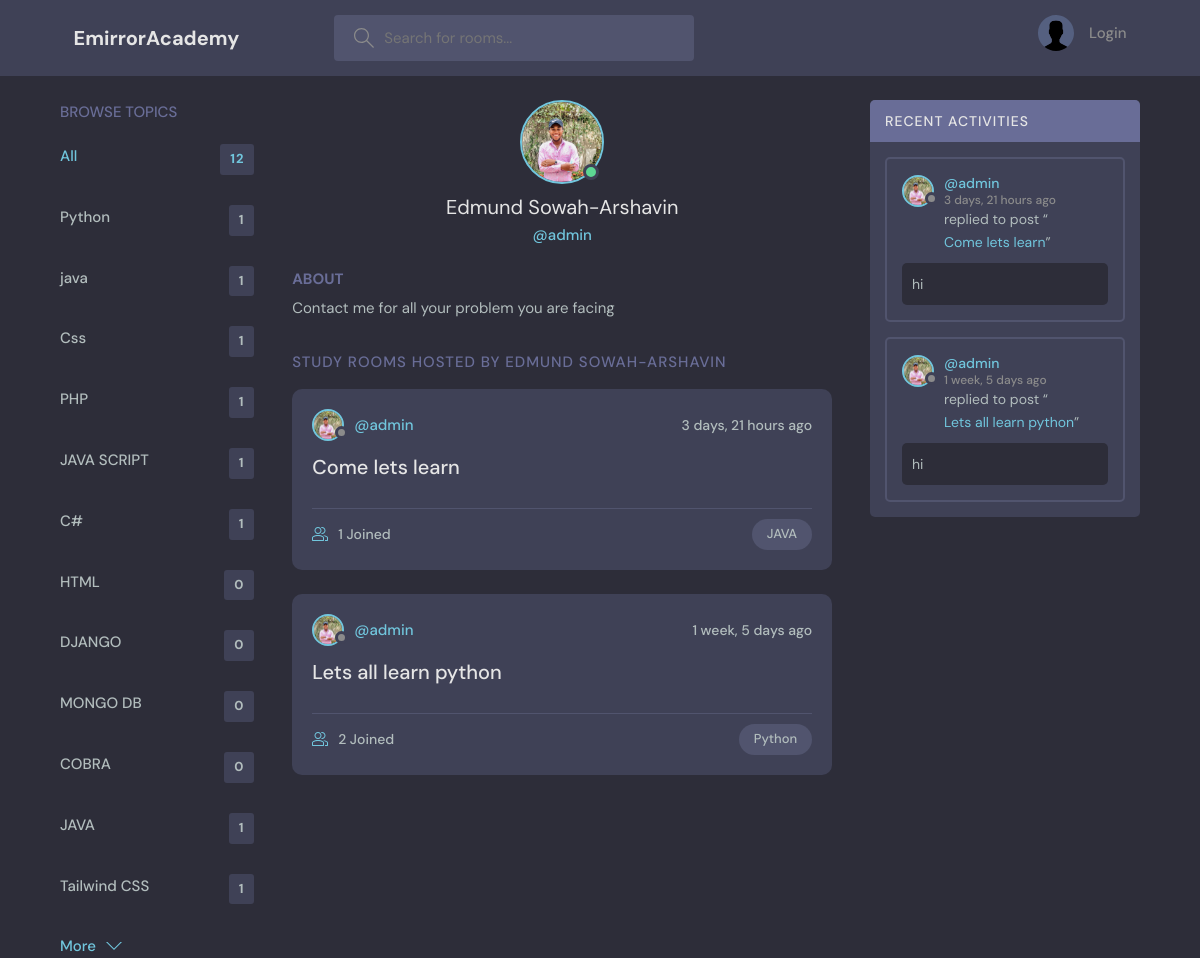
Page /profile/1/ on the committed database.
### base/models.py (models this page shows, shortened)
class Topic(models.Model):
    name = models.CharField(max_length=200)

class User(AbstractUser):
    name = models.CharField(max_length=200, null=True)
    email = models.EmailField(unique=True, null=True)
    username = models.CharField(max_length=30, unique=True)
    bio = models.TextField(null=True)
    avatar = models.ImageField(null=True, default="avatar.svg")
    USERNAME_FIELD = 'email'
    REQUIRED_FIELDS = ['username']

class Room(models.Model):
    host = models.ForeignKey(User, on_delete=models.SET_NULL, null=True)
    topic = models.ForeignKey(Topic, on_delete=models.SET_NULL, null=True)
    name = models.CharField(max_length=200)
    description = models.TextField(null=True, blank=True)
    participants = models.ManyToManyField(
        User, related_name='participants', blank=True)
    updated = models.DateTimeField(auto_now=True)
    created = models.DateTimeField(auto_now_add=True)
    class Meta:
        ordering = ['-updated', '-created']
    def __str__(self):
        return self.name

class Message(models.Model):
    user = models.ForeignKey(User, on_delete=models.CASCADE)
    room = models.ForeignKey(Room, on_delete=models.CASCADE)
    body = models.TextField()
    updated = models.DateTimeField(auto_now=True)
    created = models.DateTimeField(auto_now_add=True)
    class Meta:
        ordering = ['-updated', '-created']

### base/views.py (the view)
# urls.py: path('profile/<str:pk>/', views.userProfile, name="user-profile"),
def userProfile(request, pk):
    user = User.objects.get(id=pk)
    rooms = user.room_set.all()
    room_messages = user.message_set.all()
    topics = Topic.objects.all()
    context = {'user': user, 'rooms': rooms,
               'room_messages': room_messages, 'topics': topics}
    return render(request, 'base/profile.html', context)

### base/templates/base/profile.html (shortened to what this page needs)
  {% extends 'main.html' %}
  {% block content %}
  <main class="profile-page layout layout--3">
    <div class="container">
      {% include 'base/topics_component.html' %}
      <div class="roomList">
        <div class="profile">
          <div class="profile__avatar">
            <div class="avatar avatar--large active">
              <img src="{{user.avatar.url}}" />
            </div>
          </div>
          <div class="profile__info">
            <h3>{{user.name}}</h3>
            <p>@{{user.username}}</p>
          </div>
          <div class="profile__about">
            <h3>About</h3>
            <p>
              {{user.bio}}
            </p>
          </div>
        </div>
        <div class="roomList__header">
          <div>
            <h2>Study Rooms Hosted by Edmund Sowah-Arshavin</a>
            </h2>
          </div>
        </div>
        {% include 'base/feed_component.html' %}
      </div>
      {% include 'base/activity_component.html' %}
    </div>
  </main>
  {% endblock content %}

### templates/main.html (shortened to what this page needs)
<!DOCTYPE html>
{% load static %}
<html lang="en">
<head>
  <link rel="stylesheet" href="{% static 'styles/style.css' %}" />
</head>
<body>
    {% include 'navbar.html' %}
    {% block content %}
    {% endblock %}
</body>
</html>

### templates/navbar.html (shortened to what this page needs)
{% load static %}
<html>
<header class="header header--loggedIn">
    <div class="container">
      <a href="{% url 'home' %}" class="header__logo">
        <h1>EmirrorAcademy</h1>
      </a>
      <form class="header__search" method="GET" action="{% url 'home' %}">
        <label>
          <input name="q" placeholder="Search for rooms..." />
        </label>
      </form>
      <nav class="header__menu">
        {% if request.user.is_authenticated %}
        <div class="header__user">
          <a href="{% url 'update-user' %}">
            <div class="avatar avatar--medium active">
              <img src="{{request.user.avatar.url}}"/>
            </div>
            <p>{{request.user.username}}<span>@{{request.user.username}}</span></p>
          </a>
          <button class="dropdown-button">
            <svg version="1.1" xmlns="http://www.w3.org/2000/svg" width="32" height="32" viewBox="0 0 32 32">
              <title>chevron-down</title>
              <path d="M16 21l-13-13h-3l16 16 16-16h-3l-13 13z"></path>
            </svg>
          </button>
        </div>
        {% else %}
        <a href="{% url 'login' %}">
            <img src="{% static 'images/avatar.svg' %}" />
            <p>Login</p>
        </a>
        {% endif %}
      </nav>
    </div>
</header>
</html>

### base/templates/base/topics_component.html
<div class="topics">
  <div class="topics__header">
    <h2>Browse Topics</h2>
  </div>
  <ul class="topics__list">
    <li>
      <a href="{% url 'home' %}" class="active">All <span>{{topics.count}}</span></a>
    </li>
    {% for topic in topics %}
    <li>
      <a href="{% url 'home' %}?q={{topic.name}}">{{topic.name}}<span>{{topic.room_set.all.count}}</span></a>
    </li>
    {% endfor %}
  </ul>
  <a class="btn btn--link" href="{% url 'topics' %}">
    More
    <svg version="1.1" xmlns="http://www.w3.org/2000/svg" width="32" height="32" viewBox="0 0 32 32">
      <title>chevron-down</title>
      <path d="M16 21l-13-13h-3l16 16 16-16h-3l-13 13z"></path>
    </svg>
  </a>
</div>

### base/templates/base/feed_component.html (shortened to what this page needs)
{% for room in rooms %}
<div class="roomListRoom">
    <div class="roomListRoom__header">
        <a href="{% url 'user-profile' room.host.id %}" class="roomListRoom__author">
            <div class="avatar avatar--small">
                <img src="{{room.host.avatar.url}}" />
            </div>
            <span>@{{room.host.username}}</span>
        </a>
        <div class="roomListRoom__actions">
            <span>{{room.created|timesince}} ago</span>
        </div>
    </div>
    <div class="roomListRoom__content">
        <a href="{% url 'room' room.id %}">{{room.name}}</a>
    </div>
    <div class="roomListRoom__meta">
        <a href="{% url 'room' room.id %}" class="roomListRoom__joined">
            {{room.participants.all.count}} Joined
        </a>
        <p class="roomListRoom__topic">{{room.topic.name}}</p>
    </div>
</div>
{% endfor %}

### base/templates/base/activity_component.html (shortened to what this page needs)
<div class="activities">
    <div class="activities__header">
        <h2>Recent Activities</h2>
    </div>
    {% for message in room_messages %}
    <div class="activities__box">
        <div class="activities__boxHeader roomListRoom__header">
            <a href="{% url 'user-profile' message.user.id %}" class="roomListRoom__author">
                <div class="avatar avatar--small">
                    <img src="{{message.user.avatar.url}}" />
                </div>
                <p>
                    @{{message.user.username}}
                    <span>{{message.created|timesince}} ago</span>
                </p>
            </a>
        </div>
        <div class="activities__boxContent">
            <p>replied to post “<a href="{% url 'room' message.room.id %}">{{message.room}}</a>”</p>
            <div class="activities__boxRoomContent">{{message.body}}</div>
        </div>
    </div>
    {% endfor %}
</div>

### rows in the picture
Topic: name "Python", room_set.all.count "1"
Topic: name "java", room_set.all.count "1"
Topic: name "Css", room_set.all.count "1"
Topic: name "PHP", room_set.all.count "1"
Topic: name "JAVA SCRIPT", room_set.all.count "1"
Topic: name "C#", room_set.all.count "1"
Topic: name "HTML", room_set.all.count "0"
Topic: name "DJANGO", room_set.all.count "0"
Topic: name "MONGO DB", room_set.all.count "0"
Topic: name "COBRA", room_set.all.count "0"
Topic: name "JAVA", room_set.all.count "1"
Topic: name "Tailwind CSS", room_set.all.count "1"
User: avatar (picture), name "Edmund Sowah-Arshavin", username "admin", bio "Contact me for all your problem you are facing"
Room: host.avatar (picture), host.username "admin", created "3 days, 21 hours", name "Come lets learn", participants.all.count "1", topic.name "JAVA"
Room: host.avatar (picture), host.username "admin", created "1 week, 5 days", name "Lets all learn python", participants.all.count "2", topic.name "Python"
Message: user.avatar (picture), user.username "admin", created "3 days, 21 hours", room "Come lets learn", body "hi"
Message: user.avatar (picture), user.username "admin", created "1 week, 5 days", room "Lets all learn python", body "hi"

### other values in the picture
{{ topics.count }} "12"
